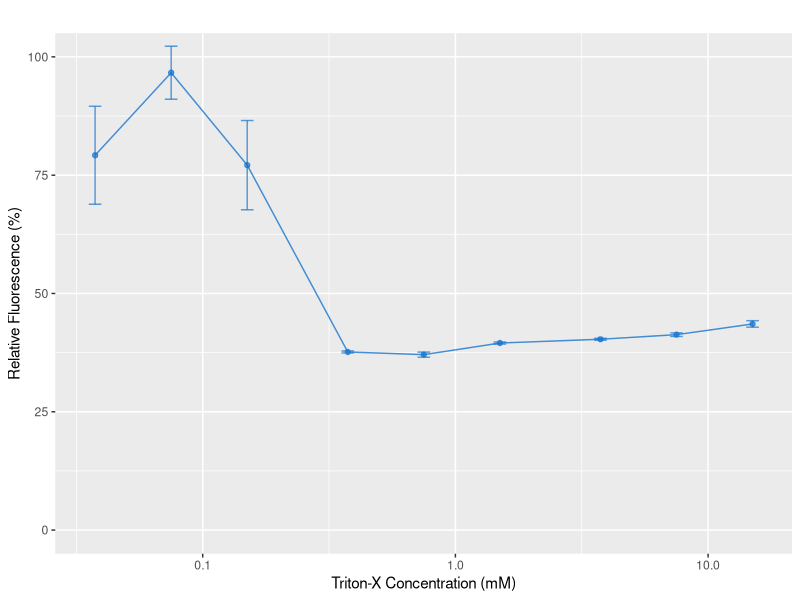

Write the R code that produced this figure.
library(ggplot2)

data <- read.csv("results.csv")

tiff("results_graph.tiff", units="in", width=5, height=4, res=300)
p <- ggplot(data, aes(x=tryp, y=fluor)) + geom_point(color="DodgerBlue3", alpha=.7)
p <- p + labs(title="", x="Triton-X Concentration (mM)", y="Relative Fluorescence (%)") + geom_line(color="DodgerBlue3", alpha=.8)
#p <- p + geom_errorbar(aes(ymin=fluor-stderr, ymax=fluor+stderr), width=.2, position=position_dodge(0.05))
#p <- p + coord_cartesian(ylim=c(0,100)) + scale_x_log10()
p <- p + coord_cartesian(ylim=c(0,100)) + scale_x_continuous(trans="log10", limits=c(NA,NA))
p <- p + geom_errorbar(aes(ymin=fluor-stderr, ymax=fluor+stderr), color="DodgerBlue3", alpha=.7, width=.05, position=position_dodge(0.05))
p
dev.off()
